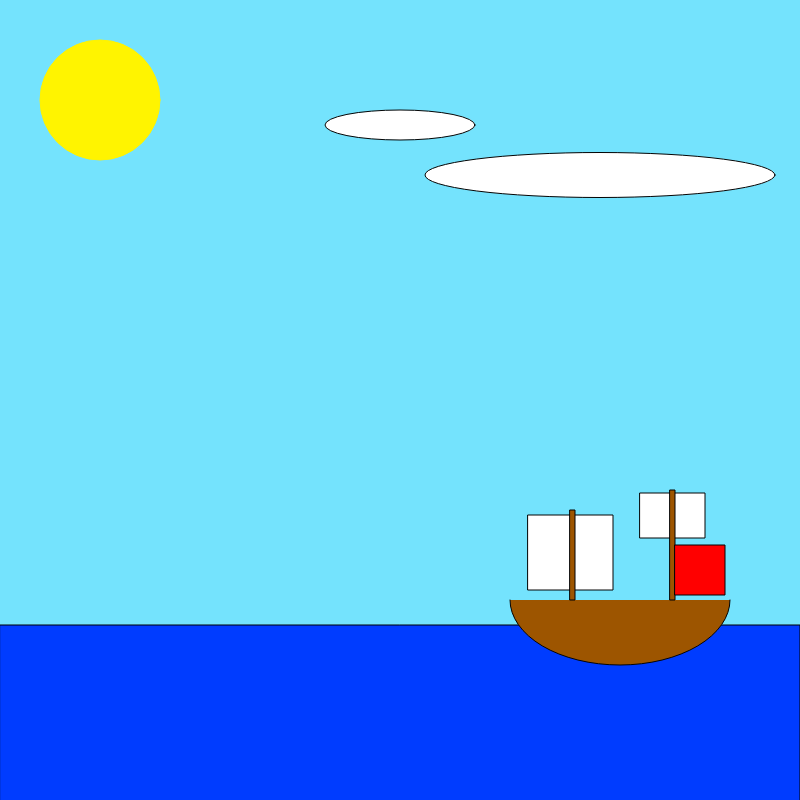
Frame 1 (no input)
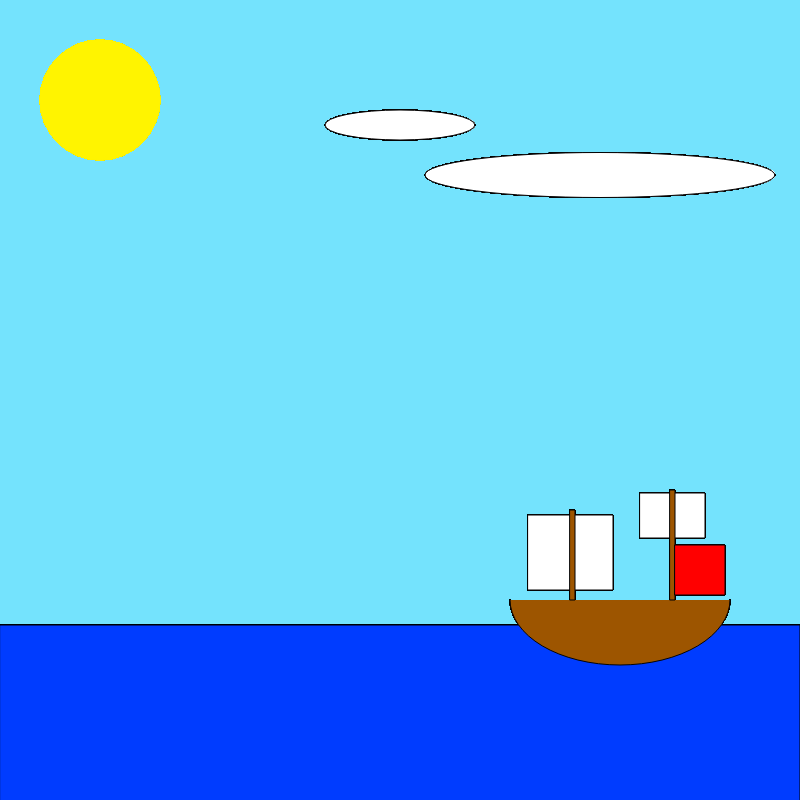
Frame 60 (no input)
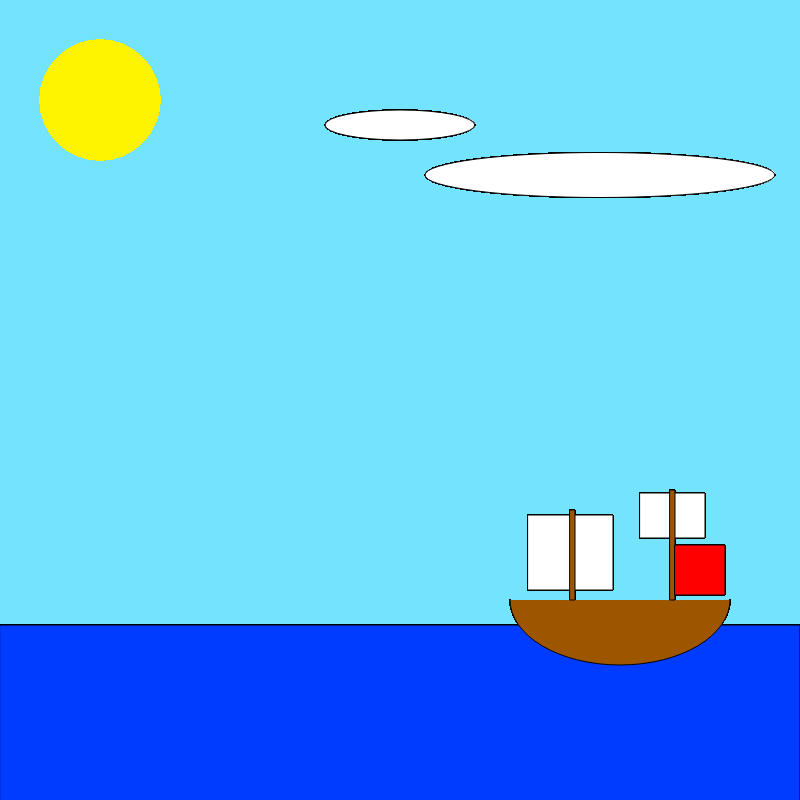
Frame 120 (the mouse pressed at the canvas centre since frame 60)

The p5.js sketch that drew these frames (run headless with seeded random() and noise() and a simulated clock; from frame 60 on, the mouse is pressed at the canvas centre):

// p5.js sketch
// ── sketch.js
//        D. F. P.        //
// 'Along the Grand Line' //
// For this semester, I am interested in exploring the theme of Piracy in Fiction. //
// This sketch ties into the theme I have chosen in that it is intended to portray //
// the ship of the fictional Straw Hat Pirates from the internationally acclaimed  //
// manga and anime series, One Piece by Eiichiro Oda. //

function setup()
{
// canvas size
  createCanvas(800, 800);

// canvas color
  background (116, 227, 253);
}

function draw()
{
// ocean + horizon
  stroke (0,0,0);
  fill (0, 60, 255);
  rect (0, 625, 800, 400);

// sun
  stroke (255, 244,0);
  fill (255, 244, 0);
  circle (100, 100, 120);
 
// hull
  stroke (4);
  fill (157, 85, 0);
  arc (620, 600, 220, 130, 0, PI);

// foremast sail
  stroke (4);
  fill (255,255,255);
  rect (528, 515, 85, 75);

// foremast 
  stroke (2);
  fill (157, 85, 0);
  rect (570, 510, 5, 90)

// mizzenmast sail
  stroke (4);
  fill (255,255,255);
  rect (640, 493, 65, 45);

// mizzenmast 
  stroke (2);
  fill (157, 85, 0);
  rect (670, 490, 5, 110)

// mizzenmast staysail
  stroke (4);
  fill (255,0,0);
  rect (675, 545, 50, 50);

// large cloud
  fill (255,255,255);
  ellipse (600, 175, 350, 45)

// small cloud
  fill (255,255,255);
  ellipse (400, 125, 150, 30)

}
